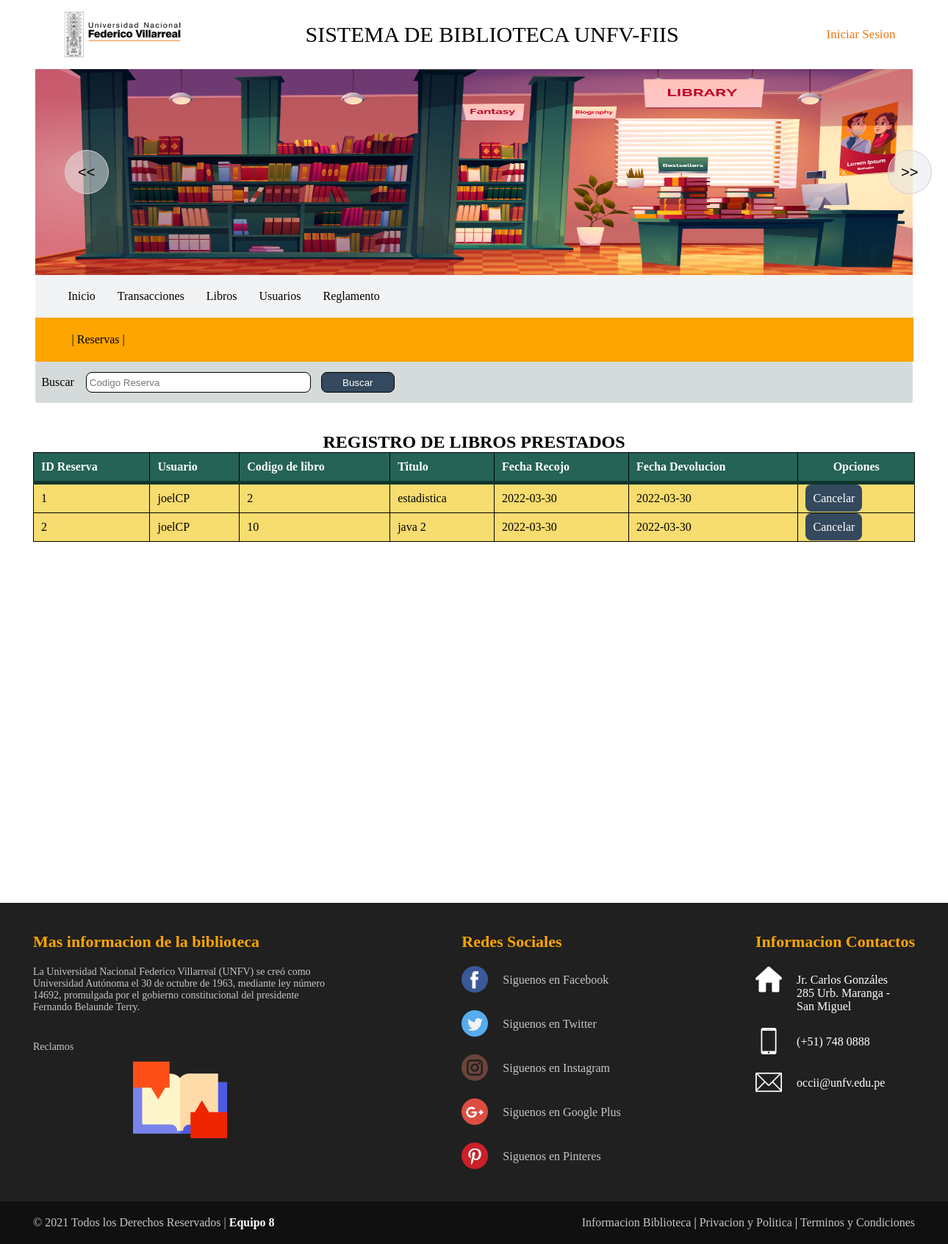
The app's page /administrador/librosPrestados.php with its own data.
### tables this page shows
CREATE TABLE `reserva` (
  `ID_Reserva` int(4) NOT NULL,
  `ID` int(4) NOT NULL,
  `ID_LIBRO` int(4) NOT NULL,
  `Fe_Reserva` varchar(20) NOT NULL,
  `Fe_Devo` varchar(20) NOT NULL
);

CREATE TABLE `usuario` (
  `ID` int(4) NOT NULL,
  `Usuario` varchar(50) NOT NULL,
  `Contraseña` varchar(50) NOT NULL
);

CREATE TABLE `libro` (
  `ID_LIBRO` int(4) NOT NULL,
  `Titulo` varchar(100) NOT NULL,
  `ID_AUTOR` int(4) NOT NULL,
  `ID_AREA` int(4) NOT NULL,
  `ID_EDITORIAL` int(4) NOT NULL,
  `Ubicacion` varchar(20) NOT NULL,
  `Stock` int(4) NOT NULL,
  `Portada` varchar(100) NOT NULL,
  `ISBN` int(10) NOT NULL,
  `Link` varchar(200) NOT NULL
);

### administrador/librosPrestados.php (the view, shortened to what this page needs)
<?php
 include("../conexion/conexion.php");
?>
<!DOCTYPE html>
<html>
<head>
    <link rel="stylesheet" href="../css/estilo-header.css">
	<link rel="stylesheet" href="../css/estilos-footer.css">
	<link rel="stylesheet" href="../css/libros-sistema.css">
	<link rel="stylesheet" href="../css/librosListar.css">
</head>
<body>
    <header>
   <div class="div-header">
     <img class="icono" src="../imagenes/logo.png" alt="logo"/>
     <p>SISTEMA DE BIBLIOTECA UNFV-FIIS</p>
     <div class="sesion">
       <ul>
         <li><?php if(isset($texto)){
			   echo "<html>";
			   echo "<a class='boton' href='../login/salir.php' >Cerrar Sesion</a>";
			   echo "</html>";
		      }else{
				  echo "<html>";
				  echo "<a class='boton' href='../login/menuregistro.php' >Iniciar Sesion</a>";
				  echo "</html>";
			  }  ?></li>
       </ul>
     </div>
   </div>
   <div class="hero dibujo">
      <div class="mando-anterior diseño">
	  <input type="button" id="anterior" value="<<">
    </div>
    <div class="mando-siguiente diseño">
	  <input type="button" id="siguiente" value=">>"></center>
	</div>
     <img id="imagen" src="../imagenes/portAdmin.jpg" />
  </div>
   <div class="div-header menu">
   <nav class="navbar">
       <div class="enlaces">
	     <ul class="nav">
		    <li><a href="indexAdmin.php">Inicio</a></li>
            <li><a href="">Transacciones</a>
				</li>
			<li><a href="libros.php">Libros</a></li>
			<li><a href="">Usuarios</a>
				</li>
			<li><a href="http://biblioteca.unfv.edu.pe/opac-tmpl/bootstrap/images/REGLAMENTO%20DEL%20SISTEMA%20DE%20BIBLIOTECAS%20UNFV..pdf" target="_blank">Reglamento</a></li>
		 </ul>
	   </div>
   </nav>
   </div>
  <div class="div-header letra">
      <p>|  Reservas  |</p>
   </div>
</header>
<div class="contenedor1 opciones">
   <div>
      Buscar
   </div>
   <div class="barratext">
      <form action="#" method="post" >
         <input type="text" name="buscador" id="buscador" placeholder="Codigo Reserva"/>
         <input type="submit" value="Buscar"/>
	  </form>
   </div>
</div>
<div class="cont-libro">
  <center><div class="tit">
       <h2>REGISTRO DE LIBROS PRESTADOS </h2>
  </div></center>
    <table>
	     <thead>
		    <tr>
			    <th>ID Reserva</th>
			    <th> Usuario</th>
			    <th>Codigo de libro</th>
				<th>Titulo</th>
			    <th>Fecha Recojo</th>
				<th>Fecha Devolucion</th>
				<th colspan="2"><center>Opciones</center></th>
			</tr>
		 </thead>
		 <tbody>
		    <?php
		      if(isset($_POST['buscador'])==null){
				 $consulta= "SELECT * FROM reserva
			LEFT JOIN usuario ON reserva.ID=usuario.ID
			LEFT JOIN libro ON reserva.ID_LIBRO=libro.ID_LIBRO
			";
            $resultado= mysqli_query($conexion,$consulta);
			    while($row=mysqli_fetch_array($resultado)){
            $consul= "SELECT * FROM libro
            WHERE ID_LIBRO=".$row["ID_LIBRO"]."
			";
           $resul= mysqli_query($conexion,$consul);
           $row2 = mysqli_fetch_assoc($resul);
            $consul= "SELECT * FROM usuario
            WHERE ID=".$row["ID"]."
			";
           $resul= mysqli_query($conexion,$consul);
           $row3 = mysqli_fetch_assoc($resul);
			?>
		    <tr>
			    <td><?php echo $row['ID_Reserva']?></td>
				<td><?php echo $row3['Usuario']?></td>
				<td><?php echo $row['ID_LIBRO']?></td>
				<td><?php echo $row2['Titulo']?></td>
				<td><?php echo $row['Fe_Reserva']?></td>
				<td><?php echo $row['Fe_Devo']?></td>
			    <td><?php echo "<a class='controles' href='cancelarReserva.php?idReserva=".$row["ID_Reserva"]."'>Cancelar</a>" ?></td>
			</tr>
			  <?php }}else{ include("buscarReserva.php");
			  if(isset($resultado2)!=null){
			  while($row=mysqli_fetch_array($resultado2)){
				  $consul= "SELECT * FROM libro
            WHERE ID_LIBRO=".$row["ID_LIBRO"]."
			";
           $resul= mysqli_query($conexion,$consul);
           $row2 = mysqli_fetch_assoc($resul);
            $consul= "SELECT * FROM usuario
            WHERE ID=".$row["ID"]."
			";
           $resul= mysqli_query($conexion,$consul);
           $row3 = mysqli_fetch_assoc($resul);
				  ?>
			 <tr>
			    <td><?php echo $row['ID_Reserva']?></td>
				<td><?php echo $row3['Usuario']?></td>
				<td><?php echo $row['ID_LIBRO']?></td>
				<td><?php echo $row2['Titulo']?></td>
				<td><?php echo $row['Fe_Reserva']?></td>
				<td><?php echo $row['Fe_Devo']?></td>
			   <td><?php echo "<a class='controles' href='eliminarLibro.php?idReserva=".$row["ID_Reserva"]."'>Cancelar</a>" ?></td>
			</tr>
			  <?php }}else{echo "<h3>No se han encontrado registro de la busqueda</h3>";}}?>
		 </tbody>
	</table>
</div>
   <footer>
        <?php include "../footer/footer.php"; ?>
   </footer>
</body>
</html>

### css/estilo-header.css (style rules this page uses)
* { margin: 0; padding: 0; }
.div-header { padding-top:10px; padding-bottom:10px; padding-right:4px; padding-left:30px; width:90%; margin:auto; overflow: hidden; justify-content: space-between; display:flex; align-items: center; }
p { font-family:Century Gothic; }
.div-header p { padding:20px; font-size:30px; font-family:Century Gothic; }
ul li a { padding-left:40px; }
.sesion a { color:#f07613; font-size:17px; }
.sesion ul { list-style:none; padding:20px; }
a { text-decoration:none; color:black; }
.menu { background-color: #F2F3F4; }
.menu ul { list-style:none; }
.nav li a { background-color: #F2F3F4; padding:10px 15px; display: block; }
.nav > li { float:left; }
.dibujo { height: 260px; background-position: center; background:red; }
.hero { padding-top:10px; padding-bottom:10px; width:92.6%; margin:auto; background-color: orange; display:flex; align-items: center; }
.dibujo img { width:100%; height:280px; }
.mando-anterior { position:absolute; margin-left:40px; }
.mando-siguiente { position:absolute; margin-left:1160px; }
.diseño input[type=button] { height:60px; width:60px; border-radius:30px; background-color: rgba(229, 231, 233 ,0.5); border: 1px solid #d0d0d0; font-size:20px; }
.letra { background-color: orange; padding-top:1px; padding-bottom:1px; }
.letra p { font-size:16px; font-family:Century Gothic; }

### css/estilos-footer.css (style rules this page uses)
* { margin: 0; padding: 0; }
footer { width: 100%; background: #202020; color: white; align-self:flex-end; }

### css/libros-sistema.css (style rules this page uses)
.contenedor1 { padding-top:6px; padding-bottom:6px; width:100%; overflow: hidden; background-color:#D5DBDB; display:flex; align-items: center; font-family:Century Gothic; border-radius:4px; }
.contenedor1 div { margin:8px; }

### css/librosListar.css (style rules this page uses)
.cont-libro { width:1200px; margin:40px auto; height:600px; overflow: scroll; }
table { background-color:#F7DC6F; text-align:left; width:100%; border-collapse:collapse; }
th,td { border: solid 1px black; padding:10px; }
thead { background-color:#246355; border-bottom: solid 5px #0F362D; color:white; }
.opciones { width:92.5%; margin:auto; }
input[type=text] { width:300px; height:26px; border-radius:8px; border: solid 0.5px black; outline: none; padding-left:4px; }
input[type=submit] { width:100px; height:28px; margin-left:10px; border-radius:8px; border: solid 0.5px black; color:white; background:#34495E; }
.controles { background:#34495E; padding:10px; border-radius:8px; color:white; }

### administrador/librosPrestados.php (style rules this page uses)
.tit { margin-button:10px; }

### records on screen
reserva: ID_Reserva "1", ID.Usuario "joelCP", ID_LIBRO.ID_LIBRO "2", ID_LIBRO.Titulo "estadistica", Fe_Reserva "2022-03-30", Fe_Devo "2022-03-30"
reserva: ID_Reserva "2", ID.Usuario "joelCP", ID_LIBRO.ID_LIBRO "10", ID_LIBRO.Titulo "java 2", Fe_Reserva "2022-03-30", Fe_Devo "2022-03-30"
